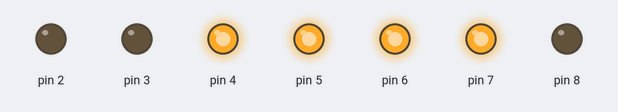
The program below on a simulated Arduino Uno, built with avr-gcc and run on an emulated ATmega328P. On the bench: output pins drawn as LEDs (lit = HIGH).

Above: at 0.1 s.
Timing chart, 0 to 1.6 s (numbered marks = the images above):
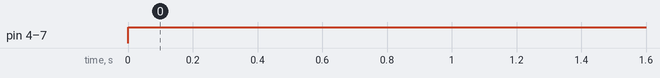

Measured:
- by itself, pin 4–7: LOW → HIGH at 0.00 s

The program:

main.cpp
```cpp
#include <Arduino.h>
void sevenseg(int a,int b,int c,int d,int e,int f,int g)
{
  digitalWrite(2, a);
  digitalWrite(3, b);
  digitalWrite(8, c);
  digitalWrite(7, d);
  digitalWrite(6, e);
  digitalWrite(4, f);
  digitalWrite(5, g);
}
int a,b,c,d,e,f,g;
int A,B,C,D;
int Z=0,Y=1,X=1,W=0;
void setup()
{
    pinMode(2, OUTPUT);
    pinMode(3, OUTPUT);
    pinMode(4, OUTPUT);
    pinMode(5, OUTPUT);
    pinMode(6, OUTPUT);
    pinMode(7, OUTPUT);
    pinMode(8, OUTPUT);

}
void loop() {

	A=!W;
	B=W&&!X&&!Z||!W&&X;
	C=!X&&Y||!W&&Y||W&&X&&!Y;
	D=!W&&Z||W&&X&&Y;

//	a = !D&&!C&&!B&&A || !D&&C&&!B&&!A;
//	b = !D&&C&&!B&&A || !D&&C&&B&&!A;
//	c = !D&&!C&&B&&!A;
//	d = !D&&!C&&!B&&A || !D&&C&&!B&&!A || !D&&C&&B&&A || D&&!C&&!B&&A;
//	e = !D&&!C&&!B&&A || !D&&!C&&B&&A || !D&&C&&!B&&!A || !D&&C&&!B&&A || !D&&C&&B&&A || D&&!C&&!B&&A;
//	f = !D&&!C&&!B&&A || !D&&!C&&B&&!A || !D&&!C&&B&&A || !D&&C&&B&&A;
//	g = !D&&!C&&!B&&!A || !D&&!C&&!B&&A || !D&&C&&B&&A;


//	a = !D&&!C&&!B&&A || !D&&C&&!B&&!A;
//	b = !D&&C&&!B&&A || !D&&C&&B&&!A;
//	c = !D&&!C&&B&&!A;
//	d = !D&&C&&!B&&!A || !D&&C&&B&&A || !C&&!B&&A;
//	e = !D&&C&&!B&&!A || !D&&A || !C&&!B&&A;
//	f = !D&&B&&A || !D&&!C&&A || !D&&!C&&B;
// 	g = !D&&!C&&!B || !D&&C&&B&&A;

	a = C&&!B&&!A || !D&&!C&&!B&&A;
	b = C&&!B&&A || C&&B&&!A;
	c = !C&&B&&!A;
	d = C&&!B&&!A || !C&&!B&&A || C&&B&&A;
	e = A || !B&&C;
	f = B&&A || B&&!C || !D&&!C&&A;
	g = !D&&!C&&!B || C&&B&&A;

	sevenseg(a,b,c,d,e,f,g);

}
```
